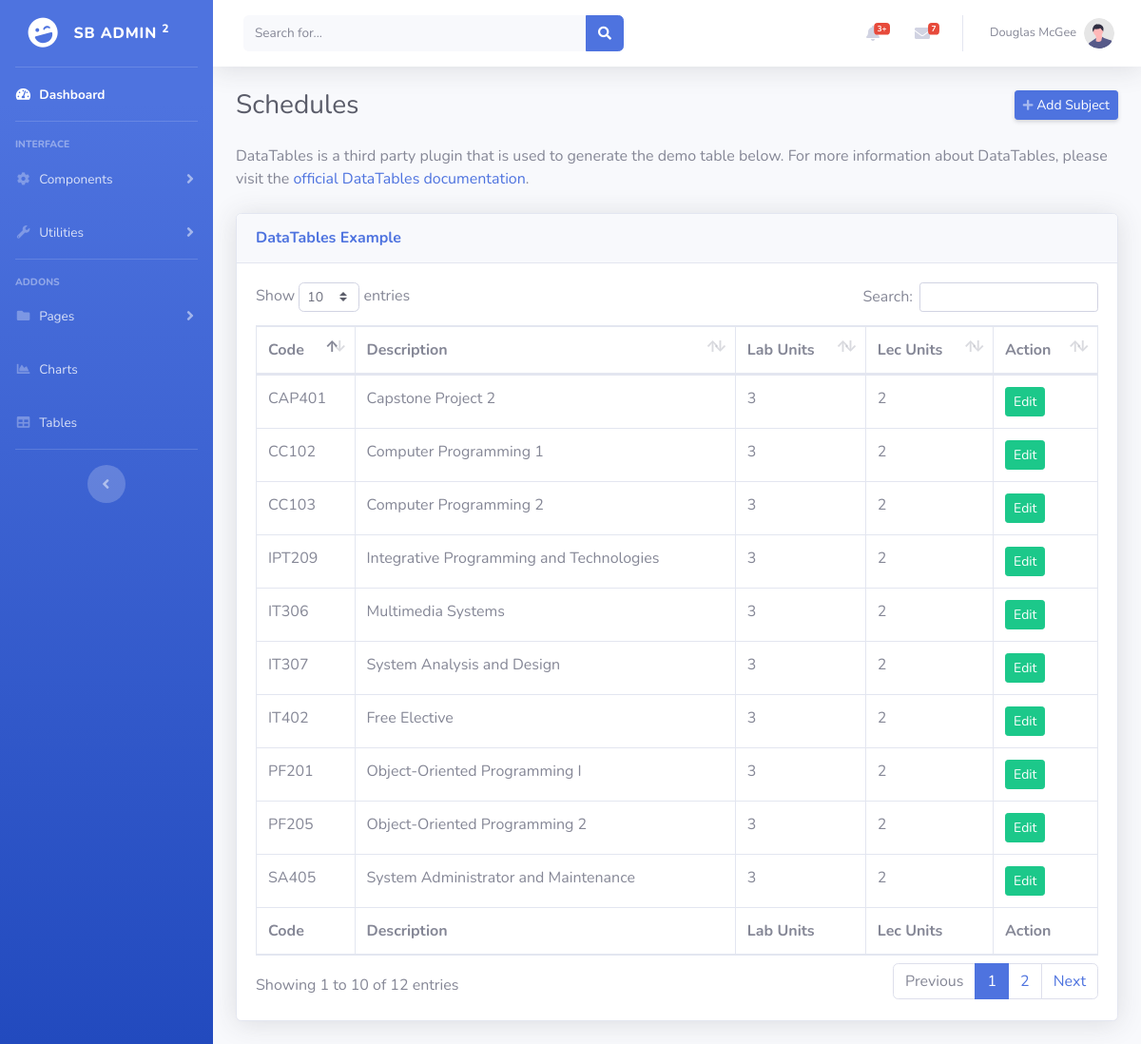
The page /admin/subject-table.php on the database as committed earlier.
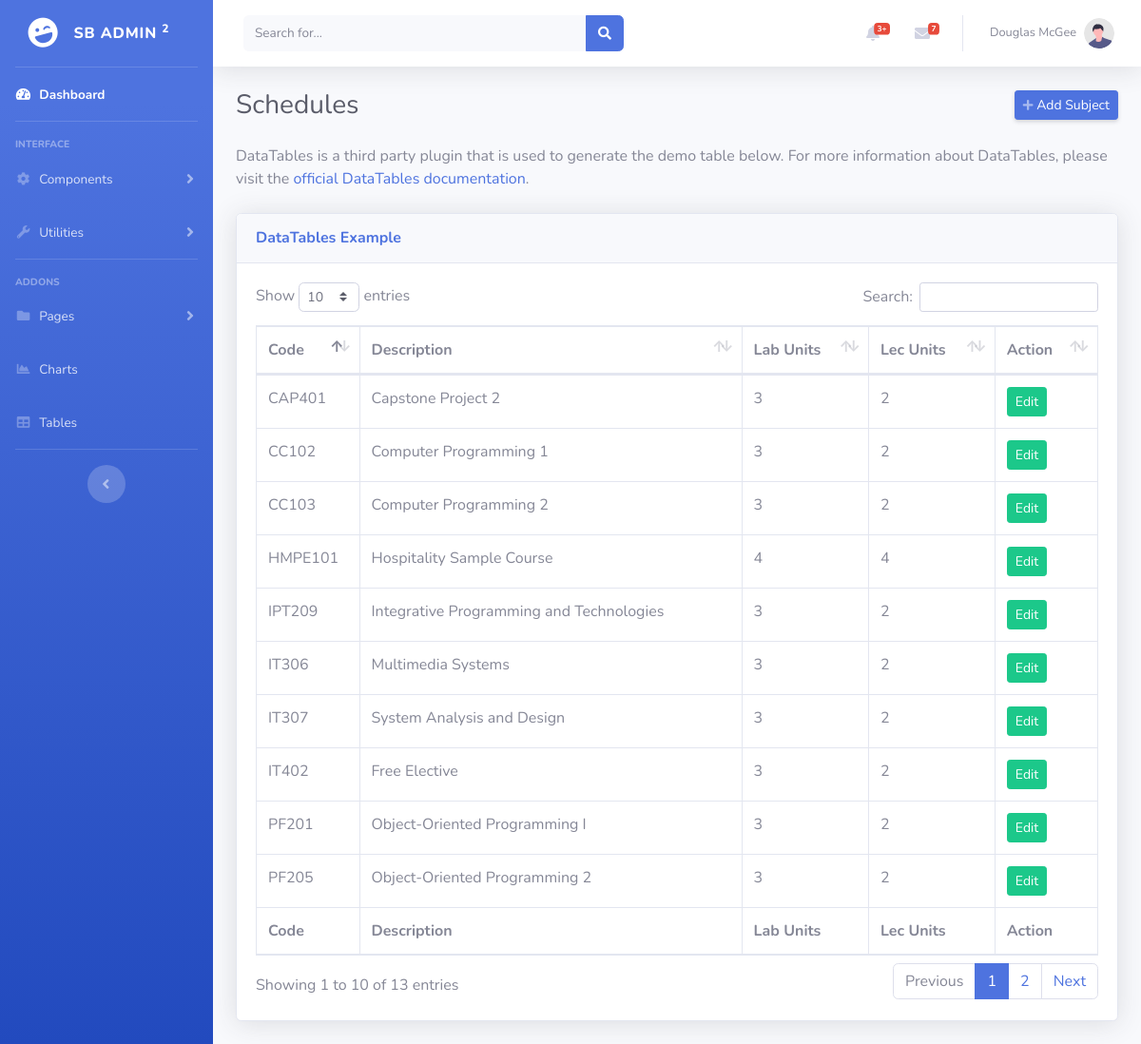
The same page on the database as committed later.
### tables this page shows
CREATE TABLE `tbl_subject` (
  `sbj_id` int(10) NOT NULL,
  `sbj_code` varchar(20) NOT NULL,
  `sbj_desc` varchar(300) NOT NULL,
  `lab_units` int(10) NOT NULL,
  `lec_units` int(10) NOT NULL
);

### admin/subject-table.php (the view, shortened to what this page needs)
<?php
include_once '../templates/header.php';
?>
                <div class="container-fluid">
                <div class="d-sm-flex align-items-center justify-content-between mb-4">
                        <h1 class="h3 mb-0 text-gray-800">Schedules</h1>
                        <a href="add-subject.php" class="d-none d-sm-inline-block btn btn-sm btn-primary shadow-sm"><i
                                class="fas fa-plus fa-sm text-white-50"></i> Add Subject</a>
                    </div>
                    <p class="mb-4">DataTables is a third party plugin that is used to generate the demo table below.
                        For more information about DataTables, please visit the <a target="_blank"
                            href="https://datatables.net">official DataTables documentation</a>.</p>
                    <div class="card shadow mb-4">
                        <div class="card-header py-3">
                            <h6 class="m-0 font-weight-bold text-primary">DataTables Example</h6>
                        </div>
                        <div class="card-body">
                            <div class="table-responsive">
                                <table class="table table-bordered" id="dataTable" width="100%" cellspacing="0">
                                    <thead>
                                        <tr>
                                        <th>Code</th>
                                        <th>Description</th>
                                        <th>Lab Units</th>
                                        <th>Lec Units</th>
                                        <th>Action</th>
                                        </tr>
                                    </thead>
                                    <tfoot>
                                        <tr>
                                        <th>Code</th>
                                        <th>Description</th>
                                        <th>Lab Units</th>
                                        <th>Lec Units</th>
                                        <th>Action</th>
                                        </tr>
                                    </tfoot>
                                    <tbody>
                                    <?php
                                        $database = new Connection();
                                        $db = $database->open();
                                        try{
                                            $sql = 'SELECT * FROM tbl_subject ORDER BY sbj_code ASC';
                                            foreach ($db->query($sql) as $row) {
                                            ?>
                                                <tr>
                                                    <td><?php echo $row["sbj_code"]?></td>
                                                    <td><?php echo $row["sbj_desc"]?></td>
                                                    <td><?php echo $row["lab_units"]?></td>
                                                    <td><?php echo $row["lec_units"]?></td>
                                                    <td>
                                                    <a href="#edit_<?php echo $row['sbj_id']; ?>" class="btn btn-success btn-sm" data-toggle="modal"><span class="glyphicon glyphicon-edit"></span> Edit</a>
                                                    </td>
                                                </tr>
                                                <?php
                                            }
                                        }
                                        catch(PDOException $e){
                                            echo "There is some problem in connection: " . $e->getMessage();
                                        }
                                    ?>
                                    </tbody>
                                </table>
                            </div>
                        </div>
                    </div>
                </div>
<?php
include_once '../templates/footer.php';
?>

Rows that differ between the two databases and show on the page:
no longer on this page (row unchanged): tbl_subject: sbj_code "SA405", sbj_desc "System Administrator and Maintenance", lab_units "3", lec_units "2"
added tbl_subject: sbj_code "HMPE101", sbj_desc "Hospitality Sample Course", lab_units "4", lec_units "4"
Other text that changed with them:
text written by a page script: "Show entries Search: Showing 1 to 10 of 12 entries Previous 1 2 Next" → "Show entries Search: Showing 1 to 10 of 13 entries Previous 1 2 Next"
